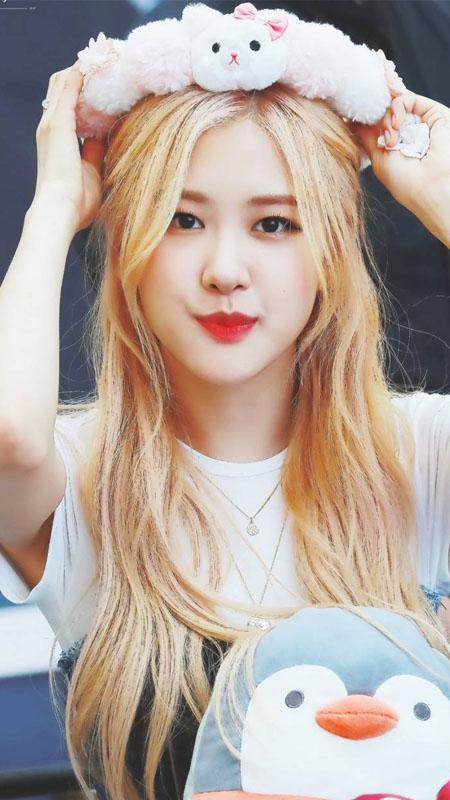
#> input picture clase4/rosebp.jpg, 450 x 800 px
$ python otsu.py
#> lines starting #> are read from the running program, lines starting #| are printed output that depends on the picture; after the words box and inside, x2 and y2 are one past the last pixel; in counts of white or black regions, pixels touching at a corner belong together
# USAGE
# python otsu_thresholding.py --image images/coins01.png

# import the necessary packages
import argparse
import cv2


# load the image and display it
image = cv2.imread("rosebp.jpg")
#> image is the input picture: shape (800, 450, 3); mean B, G, R 158.1, 166.3, 180.8
cv2.imshow("Image", image)

# convert the image to grayscale and blur it slightly
gray = cv2.cvtColor(image, cv2.COLOR_BGR2GRAY)
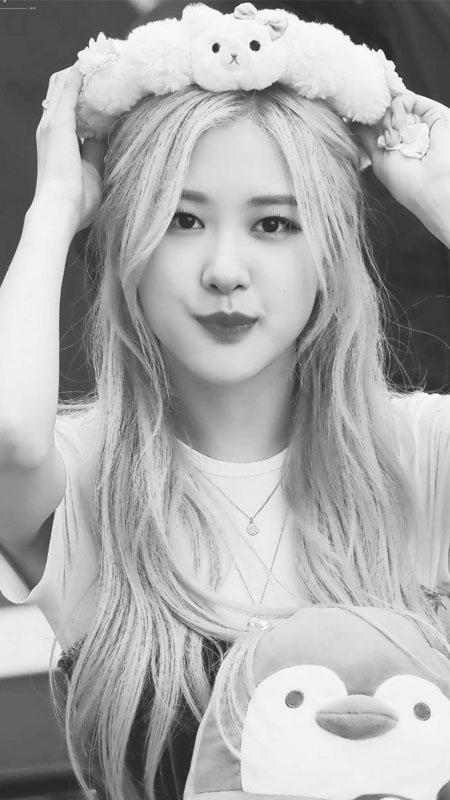
#> gray: shape (800, 450); min 21, max 255, mean 169.7
blurred = cv2.GaussianBlur(gray, (7, 7), 0)

# apply Otsu's automatic thresholding which automatically determines
# the best threshold value
(T, threshInv) = cv2.threshold(blurred, 0, 255,
	cv2.THRESH_BINARY_INV | cv2.THRESH_OTSU)
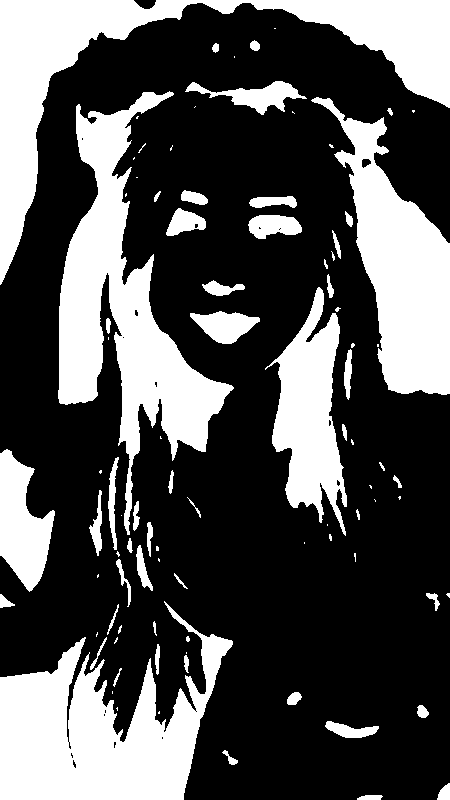
#> threshInv: shape (800, 450); 32.2% white; 92 white regions (41 under 20 px), largest, box (x1, y1, x2, y2) and area: (0, 0, 450, 285) 25073, (58, 91, 234, 535) 24720, (0, 601, 233, 800) 23362
#> T = 150
cv2.imshow("Threshold", threshInv)
print("[INFO] otsu's thresholding value: {}".format(T))
#| [INFO] otsu's thresholding value: 150.0

# visualize only the masked regions in the image
masked = cv2.bitwise_and(image, image, mask=threshInv)
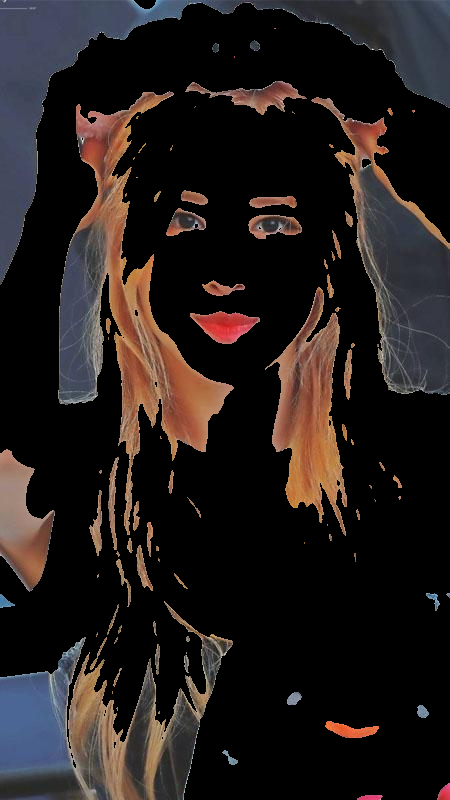
#> masked: shape (800, 450, 3); mean B, G, R 27.2, 28.7, 35.4
cv2.imshow("Output", masked)
cv2.waitKey(0)

$ run again, with clase4/ave.jpg copied over clase4/rosebp.jpg
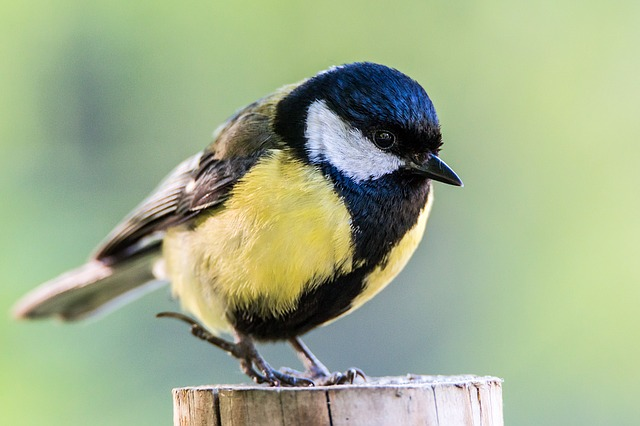
#> input picture clase4/ave.jpg, 640 x 426 px
#> image is the input picture: shape (426, 640, 3); mean B, G, R 139.9, 174.4, 159.9
#> `(T, threshInv) = cv2.threshold(blurred, 0, 255, cv2.THRESH_BINARY_INV ..`:
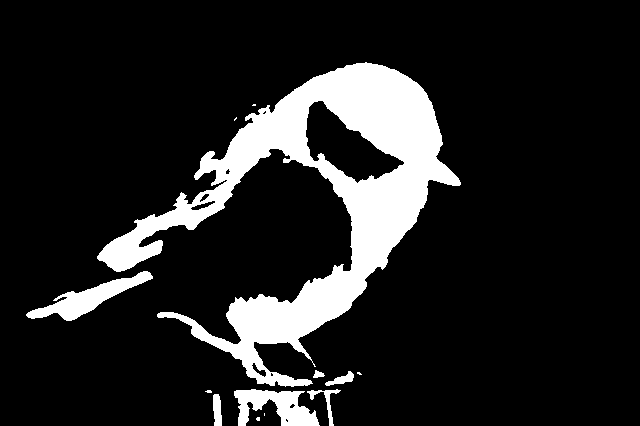
#> threshInv: shape (426, 640); 13.6% white; 13 white regions (6 under 20 px), largest, box (x1, y1, x2, y2) and area: (97, 62, 461, 387) 32412, (26, 271, 153, 321) 1968, (234, 389, 320, 426) 1810
#> T = 119
#| [INFO] otsu's thresholding value: 119.0
#> `masked = cv2.bitwise_and(image, image, mask=threshInv)`:
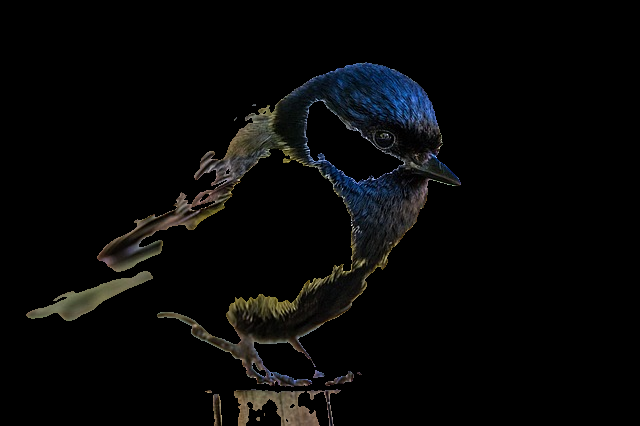
#> masked: shape (426, 640, 3); mean B, G, R 7.2, 7.3, 7.1
